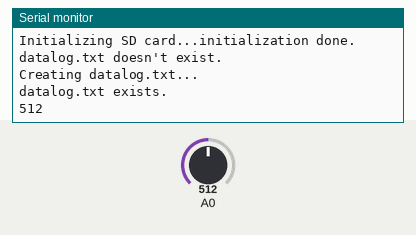
Recording of a sketch running on a simulated Arduino Uno, built with avr-gcc and run on an emulated ATmega328P. Parts: the last lines printed to the serial monitor. The test bench sets the inputs (shaded band); at power-on: A0 = 512. Storage starts empty.

Above: at 1.2 s.
1.3 s: A0 set to 716
At 5.5 s:
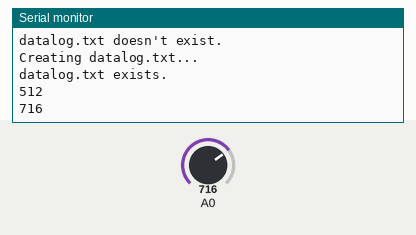
7.3 s: A0 set to 900
At 10.9 s:
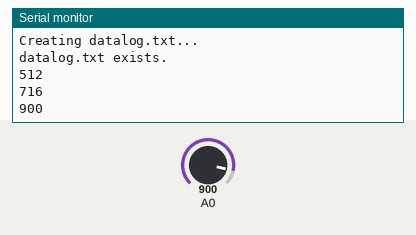
Timing chart, 0 to 12.4 s (numbered marks = the images above; inputs shaded):
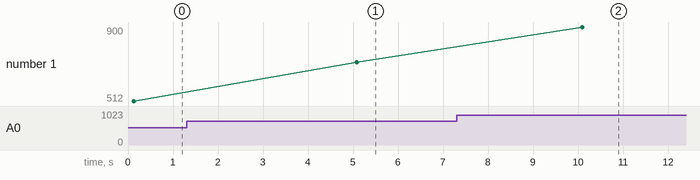

The sketch:

Analog_voltage.ino
```cpp
#include <SPI.h>
#include <SD.h>

const int chipSelect = 10;


void setup()
{
 Serial.begin(9600);
 while (!Serial) {
    ; // wait for serial port to connect. Needed for native USB port only
  }


  Serial.print("Initializing SD card...");

  if (!SD.begin(10)) {
    Serial.print("initialization failed!");
    while (1);
  }
  Serial.println("initialization done.");

  if (SD.exists("datalog.txt")) {
    Serial.println("datalog.txt exists.");
  } else {
    Serial.println("datalog.txt doesn't exist.");
  }

  // open a new file and immediately close it:
  Serial.println("Creating datalog.txt...");
File dataFile = SD.open("datalog.txt", FILE_WRITE);
  dataFile.close();

  // Check to see if the file exists:
  if (SD.exists("datalog.txt")) {
    Serial.println("datalog.txt exists.");
  } else {
    Serial.println("datalog.txt doesn't exist.");
  }
}
void loop()
{
  int dataString;


  for (int i=0;i<100;i++)
  {
     int dataString = analogRead(A0);
     File dataFile = SD.open("datalog.txt", FILE_WRITE);
     if (dataFile)
     {
         dataFile.println(dataString);
         dataFile.close();
         Serial.println(dataString);
     }

     else
     {
         Serial.println("error opening datalog.txt");
     }

     delay(5000);
  }
}
```

Measured:
- after the input at 1.3 s, the serial monitor: prints a new line after 3.8 s (image 1)
- after the input at 7.3 s, the serial monitor: prints a new line after 2.8 s (image 2)
- plotted number 1: 512 → 716 after the input at 1.3 s, 716 → 900 after the input at 7.3 s
